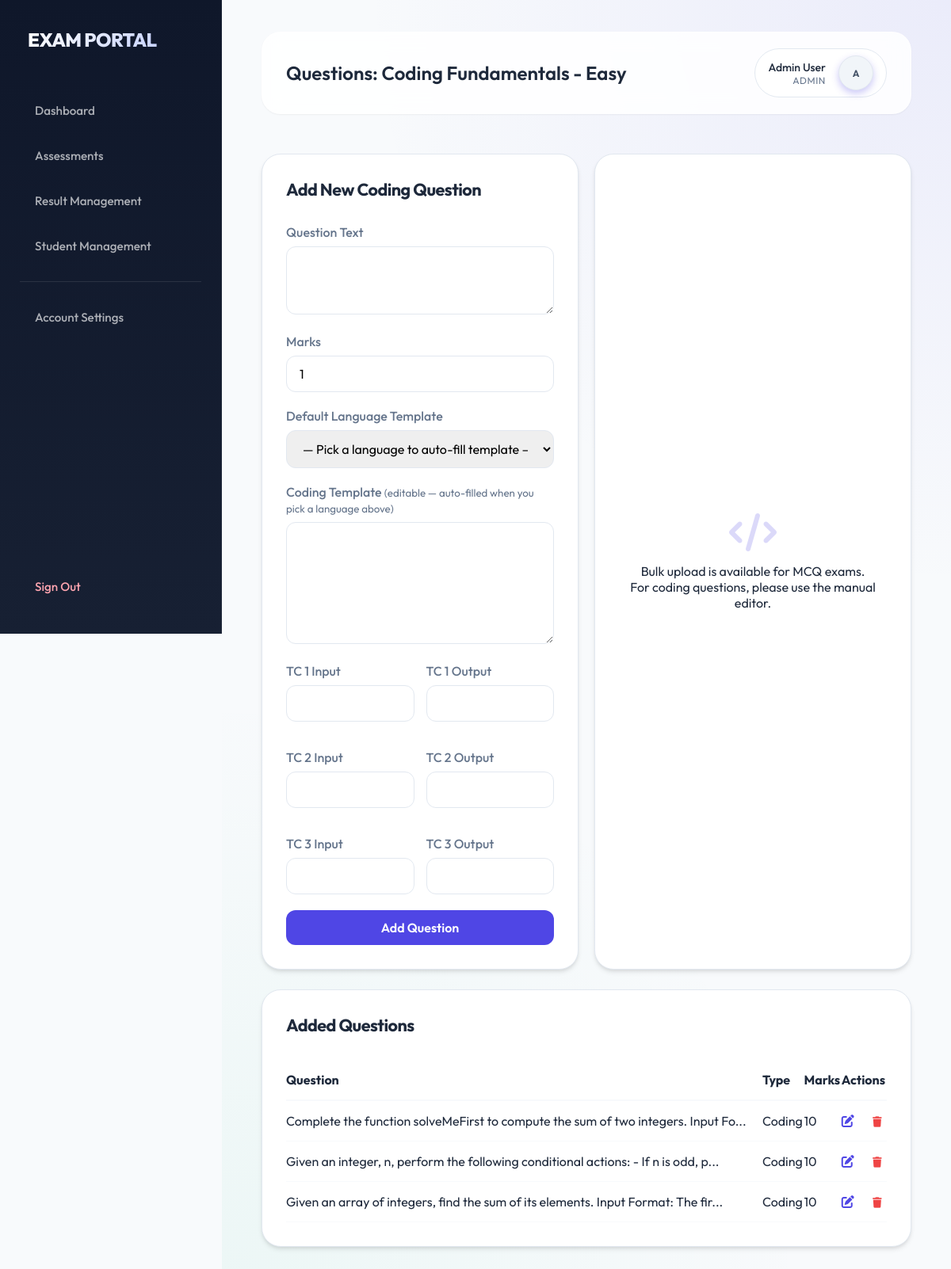
The page /admin/manage-questions.php?exam_id=1 (signed in) on the database its author committed.
### tables this page shows
CREATE TABLE IF NOT EXISTS `exams` (
    `id` INT AUTO_INCREMENT PRIMARY KEY,
    `title` VARCHAR(100) NOT NULL,
    `type` ENUM('MCQ', 'Coding') NOT NULL,
    `duration` INT NOT NULL COMMENT 'Duration in minutes',
    `status` ENUM('active', 'inactive') DEFAULT 'inactive',
    `total_marks` INT DEFAULT 0,
    `start_date` DATETIME,
    `end_date` DATETIME,
    `created_by` INT,
    FOREIGN KEY (`created_by`) REFERENCES `users`(`id`) ON DELETE SET NULL
);

CREATE TABLE IF NOT EXISTS `questions` (
    `id` INT AUTO_INCREMENT PRIMARY KEY,
    `exam_id` INT NOT NULL,
    `question_text` TEXT NOT NULL,
    `type` ENUM('MCQ', 'Coding') NOT NULL,
     
    `option_a` TEXT,
    `option_b` TEXT,
    `option_c` TEXT,
    `option_d` TEXT,
    `correct_option` CHAR(1) COMMENT 'A, B, C, or D',
     
    `coding_template` TEXT,
    `test_case_1_input` TEXT,
    `test_case_1_output` TEXT,
    `test_case_2_input` TEXT,
    `test_case_2_output` TEXT,
    `test_case_3_input` TEXT,
    `test_case_3_output` TEXT,
    `marks` INT DEFAULT 1,
    FOREIGN KEY (`exam_id`) REFERENCES `exams`(`id`) ON DELETE CASCADE
);

### admin/manage-questions.php (the view, shortened to what this page needs)
<?php
require_once '../includes/auth_check.php';
$exam_id = isset($_GET['exam_id']) ? (int) $_GET['exam_id'] : 0;
$exam = $conn->query("SELECT * FROM exams WHERE id = $exam_id")->fetch_assoc();
$page_title = "Questions: " . $exam['title'];
include '../includes/header.php';
$edit_q = null;
?>
<div class="content-row">
    <div style="display: grid; grid-template-columns: 1fr 1fr; gap: 20px; margin-bottom: 25px;">
        <div class="stat-card">
            <div class="card-title">
                <?php echo $edit_q ? "Edit" : "Add New"; ?> <?php echo $exam['type']; ?> Question
            </div>
            <form action="" method="POST">
                <div class="form-group">
                    <label>Question Text</label>
                    <textarea name="question_text" class="form-control" rows="3"
                        required><?php echo $edit_q ? htmlspecialchars($edit_q['question_text']) : ''; ?></textarea>
                </div>
                <div class="form-group">
                    <label>Marks</label>
                    <input type="number" name="marks" class="form-control"
                        value="<?php echo $edit_q ? $edit_q['marks'] : '1'; ?>" required>
                </div>
                <?php if ($exam['type'] == 'MCQ'): ?>
                    <div style="display: grid; grid-template-columns: 1fr 1fr; gap: 20px;">
                        <div class="form-group">
                            <label>Option A</label>
                            <input type="text" name="option_a" class="form-control"
                                value="<?php echo $edit_q ? htmlspecialchars($edit_q['option_a']) : ''; ?>" required>
                        </div>
                        <div class="form-group">
                            <label>Option B</label>
                            <input type="text" name="option_b" class="form-control"
                                value="<?php echo $edit_q ? htmlspecialchars($edit_q['option_b']) : ''; ?>" required>
                        </div>
                        <div class="form-group">
                            <label>Option C</label>
                            <input type="text" name="option_c" class="form-control"
                                value="<?php echo $edit_q ? htmlspecialchars($edit_q['option_c']) : ''; ?>" required>
                        </div>
                        <div class="form-group">
                            <label>Option D</label>
                            <input type="text" name="option_d" class="form-control"
                                value="<?php echo $edit_q ? htmlspecialchars($edit_q['option_d']) : ''; ?>" required>
                        </div>
                    </div>
                    <div class="form-group">
                        <label>Correct Option</label>
                        <select name="correct_option" class="form-control" required>
                            <?php foreach (['A', 'B', 'C', 'D'] as $opt): ?>
                                <option value="<?php echo $opt; ?>" <?php echo ($edit_q && $edit_q['correct_option'] == $opt) ? 'selected' : ''; ?>>Option <?php echo $opt; ?></option>
                            <?php endforeach; ?>
                        </select>
                    </div>
                <?php else: ?>
                    <div class="form-group">
                        <label>Default Language Template</label>
                        <select id="lang-preset" class="form-control" onchange="applyLangTemplate()">
                            <option value="">— Pick a language to auto-fill template —</option>
                        </select>
                    </div>
                    <div class="form-group">
                        <label>Coding Template <small style="color:var(--text-muted);font-weight:400;">(editable —
                                auto-filled when you pick a language above)</small></label>
                        <textarea id="coding-template-area" name="coding_template" class="form-control" rows="8"
                            style="font-family:monospace;font-size:0.9rem;"><?php echo $edit_q ? htmlspecialchars($edit_q['coding_template']) : ''; ?></textarea>
                    </div>
                    <div style="display: grid; grid-template-columns: 1fr 1fr; gap: 15px;">
                        <div class="form-group"><label>TC 1 Input</label><input type="text" name="tc1_in"
                                class="form-control"
                                value="<?php echo $edit_q ? htmlspecialchars($edit_q['test_case_1_input']) : ''; ?>"></div>
                        <div class="form-group"><label>TC 1 Output</label><input type="text" name="tc1_out"
                                class="form-control"
                                value="<?php echo $edit_q ? htmlspecialchars($edit_q['test_case_1_output']) : ''; ?>"></div>
                        <div class="form-group"><label>TC 2 Input</label><input type="text" name="tc2_in"
                                class="form-control"
                                value="<?php echo $edit_q ? htmlspecialchars($edit_q['test_case_2_input']) : ''; ?>"></div>
                        <div class="form-group"><label>TC 2 Output</label><input type="text" name="tc2_out"
                                class="form-control"
                                value="<?php echo $edit_q ? htmlspecialchars($edit_q['test_case_2_output']) : ''; ?>"></div>
                        <div class="form-group"><label>TC 3 Input</label><input type="text" name="tc3_in"
                                class="form-control"
                                value="<?php echo $edit_q ? htmlspecialchars($edit_q['test_case_3_input']) : ''; ?>"></div>
                        <div class="form-group"><label>TC 3 Output</label><input type="text" name="tc3_out"
                                class="form-control"
                                value="<?php echo $edit_q ? htmlspecialchars($edit_q['test_case_3_output']) : ''; ?>"></div>
                    </div>
                <?php endif; ?>
                <button type="submit" name="<?php echo $edit_q ? 'edit_question' : 'add_question'; ?>"
                    class="btn btn-primary">
                    <?php echo $edit_q ? "Update Question" : "Add Question"; ?>
                </button>
            </form>
        </div>
        <?php if ($exam['type'] == 'MCQ'): ?>
            <div class="stat-card">
                <div class="card-title">Bulk Upload MCQs</div>
                <form action="" method="POST" enctype="multipart/form-data">
                    <div style="display: grid; grid-template-columns: 1fr 1fr; gap: 15px; margin-bottom: 15px;">
                        <div class="form-group">
                            <label>Default Marks</label>
                            <input type="number" name="bulk_marks" class="form-control" value="1" placeholder="Marks per Q">
                        </div>
                        <div class="form-group">
                            <label>Exam Duration (Min)</label>
                            <input type="number" name="bulk_duration" class="form-control"
                                value="<?php echo $exam['duration']; ?>" placeholder="Update duration">
                        </div>
                    </div>
                    <div class="form-group">
                        <label>Upload Document (Optional)</label>
                        <input type="file" name="bulk_file" class="form-control" accept=".txt,.docx" style="padding: 8px;">
                        <small style="color: var(--text-muted);">Supports .txt and .docx</small>
                    </div>
                    <div class="form-group">
                        <label>Or Paste Content</label>
                        <textarea name="bulk_text" class="form-control" rows="8"
                            placeholder="Paste your document content here if not uploading..."></textarea>
                    </div>
                    <button type="submit" name="bulk_upload" class="btn btn-primary"
                        style="background: #8b5cf6; width: 100%; font-weight: bold;">
                        <i class="fas fa-upload" style="margin-right: 8px;"></i> Upload Questions
                    </button>
                    <div
                        style="margin-top: 15px; font-size: 0.75rem; color: var(--text-muted); padding: 10px; background: #f8fafc; border-radius: 8px;">
                        <strong>Format Helper:</strong><br>
                        Question text?<br>
                        a) Option 1 <br>
                        b) Option 2 <br>
                        ANSWER : A
                    </div>
                </form>
            </div>
        <?php else: ?>
            <div class="stat-card"
                style="display: flex; flex-direction: column; justify-content: center; align-items: center; text-align: center;">
                <i class="fas fa-code"
                    style="font-size: 3rem; color: var(--primary-color); opacity: 0.2; margin-bottom: 15px;"></i>
                <p>Bulk upload is available for MCQ exams.<br>For coding questions, please use the manual editor.</p>
            </div>
        <?php endif; ?>
    </div>
    <div class="stat-card">
        <div class="card-title">Added Questions</div>
        <table style="width: 100%; border-collapse: collapse;">
            <thead>
                <tr style="text-align: left; border-bottom: 2px solid var(--bg-color);">
                    <th style="padding: 15px 0;">Question</th>
                    <th>Type</th>
                    <th>Marks</th>
                    <th>Actions</th>
                </tr>
            </thead>
            <tbody>
                <?php
                $questions = $conn->query("SELECT * FROM questions WHERE exam_id = $exam_id ORDER BY id ASC");
                while ($row = $questions->fetch_assoc()) {
                    $preview = strlen($row['question_text']) > 80 ? substr($row['question_text'], 0, 80) . "..." : $row['question_text'];
                    echo "<tr style='border-bottom: 1px solid var(--bg-color);'>";
                    echo "<td style='padding: 15px 0;'>$preview</td>";
                    echo "<td>{$row['type']}</td>";
                    echo "<td>{$row['marks']}</td>";
                    echo "<td>
                            <a href='?exam_id=$exam_id&edit={$row['id']}'
                               style='color: var(--primary-color); text-decoration: none; margin-right: 20px;'
                               title='Edit'>
                               <i class='fas fa-edit'></i>
                            </a>
                            <button type='button'
                               class='btn-icon delete-question'
                               data-id='{$row['id']}'
                               style='color: var(--danger); background: none; border: none; cursor: pointer; padding: 0;'
                               title='Delete'>
                               <i class='fas fa-trash' style='pointer-events: none;'></i>
                            </button>
                          </td>";
                    echo "</tr>";
                }
                ?>
            </tbody>
        </table>
    </div>
</div>
<?php include '../includes/footer.php'; ?>

### includes/header.php (shortened to what this page needs)
<?php
require_once __DIR__ . '/db_connect.php';
$u_id = $_SESSION['user_id'] ?? 0;
$theme_data = ['theme_color' => '#4F46E5', 'dark_mode' => 0];
if ($u_id) {
    $theme_res = $conn->query("SELECT theme_color, dark_mode FROM users WHERE id = $u_id");
    if ($theme_res && $theme_res->num_rows > 0) {
        $theme_data = $theme_res->fetch_assoc();
    }
}
?>
<!DOCTYPE html>
<html lang="en" class="<?php echo $theme_data['dark_mode'] ? 'dark-mode' : ''; ?>">
<head>
    <link rel="stylesheet" href="https://cdnjs.cloudflare.com/ajax/libs/font-awesome/6.0.0/css/all.min.css">
    <link rel="stylesheet" href="../assets/css/style.css">
    <link rel="stylesheet" href="../assets/css/dashboard.css">
</head>
<body>
    <div class="dashboard-container">
        <?php include __DIR__ . '/sidebar.php'; ?>
        <div class="main-content">
            <header class="top-nav">
                <div class="nav-left">
                    <h2 style="font-weight: 600;">
                        <?php echo $page_title ?? 'Overview'; ?>
                    </h2>
                </div>
                <div class="nav-right">
                    <div class="user-profile">
                        <div class="user-info" style="text-align: right;">
                            <p style="font-weight: 500; font-size: 0.875rem; color: var(--text-main);">
                                <?php echo htmlspecialchars($_SESSION['full_name'] ?? 'User'); ?>
                            </p>
                            <p
                                style="font-size: 0.75rem; color: var(--text-muted); text-transform: uppercase; letter-spacing: 0.05em;">
                                <?php echo htmlspecialchars($_SESSION['role'] ?? ''); ?>
                            </p>
                        </div>
                        <div class="user-avatar"
                            style="background: #f1f5f9; color: #475569; border: 1px solid #e2e8f0; font-size: 0.75rem;">
                            <?php echo strtoupper(substr($_SESSION['full_name'] ?? 'U', 0, 1)); ?>
                        </div>
                    </div>
                </div>
            </header>

### rows shown on the page
exams: title "Questions: Coding Fundamentals - Easy", type "Coding"
questions: question_text "Complete the function solveMeFirst to compute the sum of two integers. Input Fo...", type "Coding", marks "10"
questions: question_text "Given an integer, n, perform the following conditional actions: - If n is odd, p...", type "Coding", marks "10"
questions: question_text "Given an array of integers, find the sum of its elements. Input Format: The fir...", type "Coding", marks "10"

### other values the page prints
$_SESSION['full_name'] "Admin User"
$_SESSION['role'] "ADMIN"
substr($_SESSION['full_name'] ?? 'U', 0, 1) "A"
